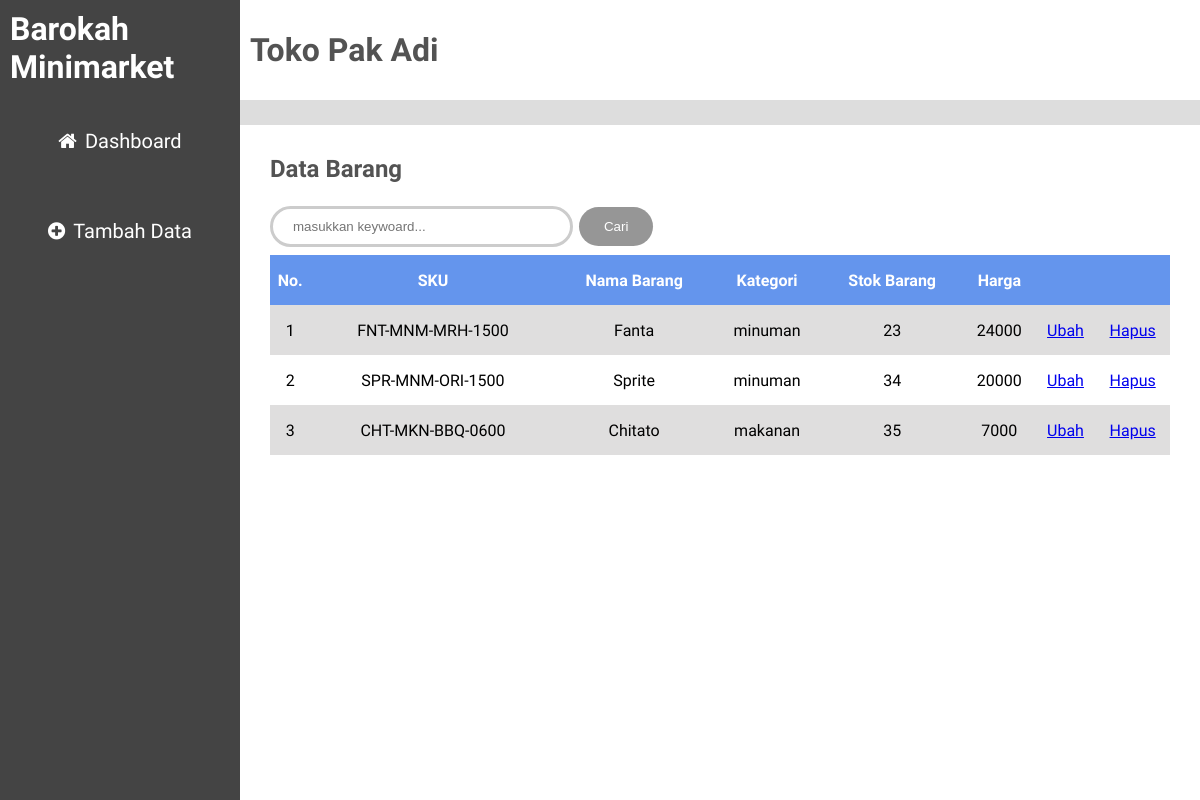
The page / on the database its author committed.
### tables this page shows
CREATE TABLE `barang` (
  `id` int(11) NOT NULL,
  `sku` varchar(50) NOT NULL,
  `nama` varchar(50) NOT NULL,
  `kategori` varchar(30) NOT NULL,
  `stok` int(11) NOT NULL,
  `harga` bigint(30) NOT NULL
);

### functions.php (called while the page is built, shortened)
<?php
$conn = mysqli_connect("localhost", "root", "", "toko");
function query($query)
{
    global $conn;
    $result = mysqli_query($conn, $query);
    $rows = [];
    while ($row = mysqli_fetch_assoc($result)) {
        $rows[] = $row;
    }
    return $rows;
}

### index.php (the view, shortened to what this page needs)
<?php
require 'functions.php';
$brg = query("SELECT * FROM barang");
?>
<!DOCTYPE html>
<html lang="en">
<head>
    <link rel="stylesheet" href="style.css">
    <link rel="stylesheet" href="https://stackpath.bootstrapcdn.com/font-awesome/4.7.0/css/font-awesome.min.css">
</head>
<body>
    <div class="container">
        <div class="item header">
            <h1>Toko Pak Adi</h1>
        </div>
        <div class="item sidebar">
            <h1>Barokah Minimarket</h1>
            <ul>
                <li><i class="fa fa-home" aria-hidden="true"></i><a href="">Dashboard</a></li>
                <li><i class="fa fa-plus-circle" aria-hidden="true"></i><a href="add.php">Tambah Data</a></li>
            </ul>
        </div>
        <div class="item content">
            <h2>Data Barang</h2>
            <form action="" method="post">
                <input type="text" name="keyword" size="30" autofocus placeholder="masukkan keywoard..." autocomplete="off">
                <button type="submit" name="cari">Cari</button>
            </form>
            <table>
                <tr>
                    <th>No.</th>
                    <th>SKU</th>
                    <th>Nama Barang</th>
                    <th>Kategori</th>
                    <th>Stok Barang</th>
                    <th>Harga</th>
                    <th></th>
                    <th></th>
                </tr>
                <?php $i = 1; ?>
                <?php foreach ($brg as $row) : ?>
                    <tr>
                        <td><?php echo $i; ?></td>
                        <td><?php echo $row["sku"]; ?></td>
                        <td><?php echo $row["nama"]; ?></td>
                        <td><?php echo $row["kategori"]; ?></td>
                        <td><?php echo $row["stok"]; ?></td>
                        <td><?php echo $row["harga"]; ?></td>
                        <td class="des a"><a href="update.php?id=<?php echo $row["id"]; ?>">Ubah</a></td>
                        <td class="des b"><a href="delete.php?id=<?php echo $row["id"]; ?>">Hapus</a></td>
                    </tr>
                    <?php $i++; ?>
                <?php endforeach; ?>
            </table>
        </div>
    </div>
</body>
</html>

### style.css (style rules this page uses)
* { margin: 0; padding: 0; }
body { background-color: #ddd; font-family: "Chilanka"; }
.container { width: 100%; display: grid; grid-template-columns: 0.5fr 1fr 1fr; grid-template-areas: "sidebar header header" "sidebar content content" "sidebar content content"; }
.item { width: 100%; box-sizing: border-box; padding: 10px; }
.header { grid-area: header; background-color: white; max-height: 100px; display: grid; align-items: center; color: rgb(83, 83, 83); font-family: "Cherry Swash"; font-weight: bold; }
.sidebar { color: white; grid-area: sidebar; background-color: rgb(68, 68, 68); min-height: 800px; }
.sidebar h1 { font-weight: bolder; }
.sidebar i { margin-right: 8px; }
.sidebar ul { margin-top: 30px; }
.sidebar li { padding: 10px; margin-bottom: 40px; height: 30px; list-style: none; line-height: 30px; text-align: center; font-size: 20px; }
.sidebar a { text-decoration: none; color: white; }
.content { margin-top: -90px; grid-area: content; background-color: rgb(255, 255, 255); padding: 30px; }
.content h2 { margin-bottom: 20px; color: rgb(83, 83, 83); }
.content table { width: 100%; border-collapse: collapse; }
.content th, td { height: 50px; text-align: center; }
.content tr:nth-child(even) { background-color: #dfdede; }
.content th { background-color: cornflowerblue; color: white; }
input[type="text"] { padding: 10px 20px; margin-bottom: 8px; box-sizing: border-box; border: 3px solid #ccc; -webkit-transition: 0.5s; transition: 0.5s; outline: none; border-radius: 30px; }
button[type="submit"] { background-color: rgb(150, 150, 150); border: none; color: white; padding: 12px 25px; text-decoration: none; margin: 4px 2px; cursor: pointer; box-sizing: border-box; border-radius: 30px; }

### rows shown on the page
barang: sku "FNT-MNM-MRH-1500", nama "Fanta", kategori "minuman", stok "23", harga "24000"
barang: sku "SPR-MNM-ORI-1500", nama "Sprite", kategori "minuman", stok "34", harga "20000"
barang: sku "CHT-MKN-BBQ-0600", nama "Chitato", kategori "makanan", stok "35", harga "7000"
